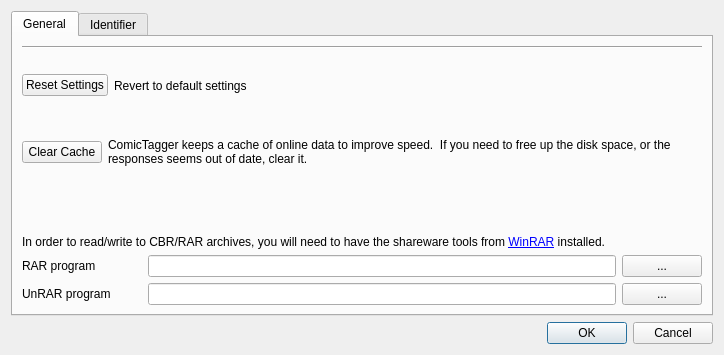
<?xml version="1.0" encoding="UTF-8"?>
<ui version="4.0">
 <class>dialogCreditEditor</class>
 <widget class="QDialog" name="dialogCreditEditor">
  <property name="geometry">
   <rect>
    <x>0</x>
    <y>0</y>
    <width>724</width>
    <height>355</height>
   </rect>
  </property>
  <property name="windowTitle">
   <string>Settings</string>
  </property>
  <property name="sizeGripEnabled">
   <bool>false</bool>
  </property>
  <layout class="QGridLayout" name="gridLayout">
   <item row="0" column="0">
    <layout class="QVBoxLayout" name="verticalLayout">
     <item>
      <widget class="QTabWidget" name="tabWidget">
       <property name="currentIndex">
        <number>0</number>
       </property>
       <widget class="QWidget" name="tab">
        <attribute name="title">
         <string>General</string>
        </attribute>
        <layout class="QGridLayout" name="gridLayout_2">
         <item row="3" column="0">
          <widget class="QLabel" name="lblResult">
           <property name="text">
            <string/>
           </property>
          </widget>
         </item>
         <item row="0" column="0" rowspan="5" colspan="2">
          <layout class="QVBoxLayout" name="verticalLayout_2">
           <item>
            <widget class="Line" name="line">
             <property name="orientation">
              <enum>Qt::Horizontal</enum>
             </property>
            </widget>
           </item>
           <item>
            <layout class="QHBoxLayout" name="horizontalLayout_4">
             <item>
              <widget class="QPushButton" name="btnResetSettings">
               <property name="sizePolicy">
                <sizepolicy hsizetype="Maximum" vsizetype="Fixed">
                 <horstretch>0</horstretch>
                 <verstretch>0</verstretch>
                </sizepolicy>
               </property>
               <property name="text">
                <string>Reset Settings</string>
               </property>
              </widget>
             </item>
             <item>
              <widget class="QLabel" name="label_8">
               <property name="sizePolicy">
                <sizepolicy hsizetype="Preferred" vsizetype="Expanding">
                 <horstretch>0</horstretch>
                 <verstretch>0</verstretch>
                </sizepolicy>
               </property>
               <property name="text">
                <string>Revert to default settings</string>
               </property>
               <property name="wordWrap">
                <bool>true</bool>
               </property>
              </widget>
             </item>
            </layout>
           </item>
           <item>
            <layout class="QHBoxLayout" name="horizontalLayout_3">
             <item>
              <widget class="QPushButton" name="btnClearCache">
               <property name="sizePolicy">
                <sizepolicy hsizetype="Maximum" vsizetype="Fixed">
                 <horstretch>0</horstretch>
                 <verstretch>0</verstretch>
                </sizepolicy>
               </property>
               <property name="text">
                <string>Clear Cache</string>
               </property>
              </widget>
             </item>
             <item>
              <widget class="QLabel" name="label_2">
               <property name="sizePolicy">
                <sizepolicy hsizetype="Preferred" vsizetype="Expanding">
                 <horstretch>0</horstretch>
                 <verstretch>0</verstretch>
                </sizepolicy>
               </property>
               <property name="text">
                <string>ComicTagger keeps a cache of online data to improve speed.  If you need to free up the disk space, or the responses seems out of date, clear it.</string>
               </property>
               <property name="wordWrap">
                <bool>true</bool>
               </property>
              </widget>
             </item>
            </layout>
           </item>
           <item>
            <widget class="QLabel" name="lblRarHelp">
             <property name="sizePolicy">
              <sizepolicy hsizetype="Preferred" vsizetype="Expanding">
               <horstretch>0</horstretch>
               <verstretch>0</verstretch>
              </sizepolicy>
             </property>
             <property name="text">
              <string>&lt;html&gt;&lt;head/&gt;&lt;body&gt;&lt;p&gt;In order to read/write to CBR/RAR archives, you will need to have the shareware tools from &lt;a href=&quot;www.win-rar.com/download.html&quot;&gt;&lt;span style=&quot; text-decoration: underline; color:#0000ff;&quot;&gt;WinRAR&lt;/span&gt;&lt;/a&gt; installed.  &lt;/p&gt;&lt;/body&gt;&lt;/html&gt;</string>
             </property>
             <property name="textFormat">
              <enum>Qt::RichText</enum>
             </property>
             <property name="alignment">
              <set>Qt::AlignBottom|Qt::AlignLeading|Qt::AlignLeft</set>
             </property>
             <property name="wordWrap">
              <bool>true</bool>
             </property>
             <property name="openExternalLinks">
              <bool>true</bool>
             </property>
             <property name="textInteractionFlags">
              <set>Qt::LinksAccessibleByKeyboard|Qt::LinksAccessibleByMouse</set>
             </property>
            </widget>
           </item>
           <item>
            <layout class="QHBoxLayout" name="horizontalLayout">
             <item>
              <widget class="QLabel" name="label_7">
               <property name="sizePolicy">
                <sizepolicy hsizetype="Preferred" vsizetype="Preferred">
                 <horstretch>0</horstretch>
                 <verstretch>0</verstretch>
                </sizepolicy>
               </property>
               <property name="minimumSize">
                <size>
                 <width>120</width>
                 <height>0</height>
                </size>
               </property>
               <property name="maximumSize">
                <size>
                 <width>200</width>
                 <height>16777215</height>
                </size>
               </property>
               <property name="text">
                <string>RAR program</string>
               </property>
              </widget>
             </item>
             <item>
              <widget class="QLineEdit" name="leRarExePath">
               <property name="sizePolicy">
                <sizepolicy hsizetype="Expanding" vsizetype="Maximum">
                 <horstretch>0</horstretch>
                 <verstretch>0</verstretch>
                </sizepolicy>
               </property>
               <property name="readOnly">
                <bool>true</bool>
               </property>
              </widget>
             </item>
             <item>
              <widget class="QPushButton" name="btnBrowseRar">
               <property name="sizePolicy">
                <sizepolicy hsizetype="Minimum" vsizetype="Maximum">
                 <horstretch>0</horstretch>
                 <verstretch>0</verstretch>
                </sizepolicy>
               </property>
               <property name="text">
                <string>...</string>
               </property>
              </widget>
             </item>
            </layout>
           </item>
           <item>
            <layout class="QHBoxLayout" name="horizontalLayout_2">
             <item>
              <widget class="QLabel" name="lblUnrar">
               <property name="minimumSize">
                <size>
                 <width>120</width>
                 <height>0</height>
                </size>
               </property>
               <property name="text">
                <string>UnRAR program</string>
               </property>
              </widget>
             </item>
             <item>
              <widget class="QLineEdit" name="leUnrarExePath">
               <property name="readOnly">
                <bool>true</bool>
               </property>
              </widget>
             </item>
             <item>
              <widget class="QPushButton" name="btnBrowseUnrar">
               <property name="text">
                <string>...</string>
               </property>
              </widget>
             </item>
            </layout>
           </item>
          </layout>
         </item>
        </layout>
       </widget>
       <widget class="QWidget" name="tab_2">
        <attribute name="title">
         <string>Identifier</string>
        </attribute>
        <layout class="QGridLayout" name="gridLayout_3">
         <item row="0" column="0">
          <widget class="QLabel" name="label_5">
           <property name="text">
            <string>&lt;html&gt;&lt;head/&gt;&lt;body&gt;&lt;p&gt;These settings are for the automatic issue identifier which searches online for matches.  They will not affect &amp;quot;manual&amp;quot; searching.&lt;/p&gt;&lt;/body&gt;&lt;/html&gt;</string>
           </property>
           <property name="wordWrap">
            <bool>true</bool>
           </property>
          </widget>
         </item>
         <item row="1" column="0">
          <widget class="Line" name="line_2">
           <property name="orientation">
            <enum>Qt::Horizontal</enum>
           </property>
          </widget>
         </item>
         <item row="2" column="0">
          <layout class="QFormLayout" name="formLayout_2">
           <property name="fieldGrowthPolicy">
            <enum>QFormLayout::AllNonFixedFieldsGrow</enum>
           </property>
           <item row="0" column="0" colspan="2">
            <widget class="QLabel" name="label_6">
             <property name="text">
              <string>&lt;html&gt;&lt;head/&gt;&lt;body&gt;&lt;p&gt;The &amp;quot;Name Length Delta Threshold&amp;quot; is for eliminating automatic search matches that are too long compared to your series name search. The higher it is, the more likely to have a good match, but each search will take longer and use more bandwidth. Too low, and only the very closest lexical matches will be explored.&lt;/p&gt;&lt;/body&gt;&lt;/html&gt;</string>
             </property>
             <property name="wordWrap">
              <bool>true</bool>
             </property>
            </widget>
           </item>
           <item row="1" column="0">
            <widget class="QLabel" name="label_3">
             <property name="text">
              <string>Name Length Delta Threshold:</string>
             </property>
            </widget>
           </item>
           <item row="1" column="1">
            <widget class="QLineEdit" name="leNameLengthDeltaThresh">
             <property name="sizePolicy">
              <sizepolicy hsizetype="Maximum" vsizetype="Fixed">
               <horstretch>0</horstretch>
               <verstretch>0</verstretch>
              </sizepolicy>
             </property>
            </widget>
           </item>
           <item row="2" column="0" colspan="2">
            <widget class="QLabel" name="label_9">
             <property name="text">
              <string>&lt;html&gt;&lt;head/&gt;&lt;body&gt;&lt;p&gt;The &amp;quot;Publisher Blacklist&amp;quot; is for eliminating automatic matches to certain publishers that you know are incorrect. Useful for avoiding international re-prints with same covers or series names. Enter publisher names separated by commas.&lt;/p&gt;&lt;/body&gt;&lt;/html&gt;</string>
             </property>
             <property name="wordWrap">
              <bool>true</bool>
             </property>
            </widget>
           </item>
           <item row="3" column="0">
            <widget class="QLabel" name="label_4">
             <property name="text">
              <string>Publisher Blacklist:</string>
             </property>
            </widget>
           </item>
           <item row="3" column="1">
            <widget class="QPlainTextEdit" name="tePublisherBlacklist">
             <property name="sizePolicy">
              <sizepolicy hsizetype="Expanding" vsizetype="Expanding">
               <horstretch>0</horstretch>
               <verstretch>0</verstretch>
              </sizepolicy>
             </property>
            </widget>
           </item>
          </layout>
         </item>
        </layout>
       </widget>
      </widget>
     </item>
     <item>
      <widget class="QDialogButtonBox" name="buttonBox">
       <property name="orientation">
        <enum>Qt::Horizontal</enum>
       </property>
       <property name="standardButtons">
        <set>QDialogButtonBox::Cancel|QDialogButtonBox::Ok</set>
       </property>
      </widget>
     </item>
    </layout>
   </item>
  </layout>
 </widget>
 <resources/>
 <connections>
  <connection>
   <sender>buttonBox</sender>
   <signal>accepted()</signal>
   <receiver>dialogCreditEditor</receiver>
   <slot>accept()</slot>
   <hints>
    <hint type="sourcelabel">
     <x>248</x>
     <y>254</y>
    </hint>
    <hint type="destinationlabel">
     <x>157</x>
     <y>274</y>
    </hint>
   </hints>
  </connection>
  <connection>
   <sender>buttonBox</sender>
   <signal>rejected()</signal>
   <receiver>dialogCreditEditor</receiver>
   <slot>reject()</slot>
   <hints>
    <hint type="sourcelabel">
     <x>316</x>
     <y>260</y>
    </hint>
    <hint type="destinationlabel">
     <x>286</x>
     <y>274</y>
    </hint>
   </hints>
  </connection>
 </connections>
</ui>
